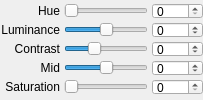
     <widget class="QWidget" name="BonkTab">
      <attribute name="title">
       <string extracomment="Tab Title, keep the order please">Options</string>
      </attribute>
      <layout class="QGridLayout" name="gridLayout_6">
       <property name="horizontalSpacing">
        <number>4</number>
       </property>
       <property name="verticalSpacing">
        <number>0</number>
       </property>
       <property name="margin">
        <number>0</number>
       </property>
       <item row="0" column="0">
        <widget class="QLabel" name="SiliconBonkH_lbl">
         <property name="minimumSize">
          <size>
           <width>60</width>
           <height>16</height>
          </size>
         </property>
         <property name="maximumSize">
          <size>
           <width>70</width>
           <height>16</height>
          </size>
         </property>
         <property name="text">
          <string>Hue</string>
         </property>
         <property name="alignment">
          <set>Qt::AlignRight|Qt::AlignTrailing|Qt::AlignVCenter</set>
         </property>
        </widget>
       </item>
       <item row="1" column="0">
        <widget class="QLabel" name="SiliconBonkL_lbl">
         <property name="minimumSize">
          <size>
           <width>60</width>
           <height>16</height>
          </size>
         </property>
         <property name="maximumSize">
          <size>
           <width>70</width>
           <height>16</height>
          </size>
         </property>
         <property name="text">
          <string>Luminance</string>
         </property>
         <property name="alignment">
          <set>Qt::AlignRight|Qt::AlignTrailing|Qt::AlignVCenter</set>
         </property>
        </widget>
       </item>
       <item row="0" column="2">
        <widget class="QSlider" name="SiliconBonkH_slider">
         <property name="maximumSize">
          <size>
           <width>16777215</width>
           <height>16777215</height>
          </size>
         </property>
         <property name="styleSheet">
          <string notr="true">QSlider::groove:horizontal {
    border-image: url(:/img/slider_hue.png)0 18 0 18;
}
</string>
         </property>
         <property name="maximum">
          <number>360</number>
         </property>
         <property name="orientation">
          <enum>Qt::Horizontal</enum>
         </property>
         <property name="Groove" stdset="0">
          <string notr="true">0:H,0,168,168-0.2:H,72,168,168-0.4:H,144,168,168-0.6:H,206,168,168-0.8:H,288,168,168-1:H,0,168,168</string>
         </property>
        </widget>
       </item>
       <item row="1" column="2">
        <widget class="QSlider" name="SiliconBonkL_slider">
         <property name="styleSheet">
          <string notr="true">QSlider::groove:horizontal {
    border-image: url(:/img/slider_gray.png)0 18 0 18;
}</string>
         </property>
         <property name="minimum">
          <number>-100</number>
         </property>
         <property name="maximum">
          <number>100</number>
         </property>
         <property name="orientation">
          <enum>Qt::Horizontal</enum>
         </property>
        </widget>
       </item>
       <item row="0" column="3">
        <widget class="QSpinBox" name="SiliconBonkH_edit">
         <property name="minimumSize">
          <size>
           <width>40</width>
           <height>16</height>
          </size>
         </property>
         <property name="maximumSize">
          <size>
           <width>56</width>
           <height>16</height>
          </size>
         </property>
         <property name="maximum">
          <number>360</number>
         </property>
        </widget>
       </item>
       <item row="1" column="3">
        <widget class="QSpinBox" name="SiliconBonkL_edit">
         <property name="minimumSize">
          <size>
           <width>40</width>
           <height>16</height>
          </size>
         </property>
         <property name="maximumSize">
          <size>
           <width>56</width>
           <height>16</height>
          </size>
         </property>
         <property name="minimum">
          <number>-100</number>
         </property>
         <property name="maximum">
          <number>100</number>
         </property>
         <property name="singleStep">
          <number>1</number>
         </property>
        </widget>
       </item>
       <item row="2" column="0">
        <widget class="QLabel" name="SiliconBonkContrast_lbl">
         <property name="sizePolicy">
          <sizepolicy hsizetype="Maximum" vsizetype="Preferred">
           <horstretch>0</horstretch>
           <verstretch>0</verstretch>
          </sizepolicy>
         </property>
         <property name="minimumSize">
          <size>
           <width>60</width>
           <height>16</height>
          </size>
         </property>
         <property name="maximumSize">
          <size>
           <width>70</width>
           <height>16</height>
          </size>
         </property>
         <property name="text">
          <string>Contrast</string>
         </property>
         <property name="alignment">
          <set>Qt::AlignRight|Qt::AlignTrailing|Qt::AlignVCenter</set>
         </property>
        </widget>
       </item>
       <item row="2" column="2">
        <widget class="QSlider" name="SiliconBonkContrast_slider">
         <property name="minimum">
          <number>-50</number>
         </property>
         <property name="maximum">
          <number>100</number>
         </property>
         <property name="orientation">
          <enum>Qt::Horizontal</enum>
         </property>
         <property name="Groove" stdset="0">
          <string>0.029:H,0,0,127-0.047:H,0,0,120-0.11:H,0,0,120-0.128:H,0,0,135-0.191:H,0,0,135-0.209:H,0,0,112-0.272:H,0,0,112-0.29:H,0,0,143-0.353:H,0,0,143-0.371:H,0,0,104-0.434:H,0,0,104-0.452:H,0,0,151-0.515:H,0,0,151-0.533:H,0,0,96-0.596:H,0,0,96-0.614:H,0,0,159-0.614:H,0,0,159-0.677:H,0,0,159-0.695:H,0,0,88-0.758:H,0,0,88-0.776:H,0,0,167-0.839:H,0,0,167-0.857:H,0,0,80-0.92:H,0,0,80-0.938:H,0,0,175-1:H,0,0,175</string>
         </property>
        </widget>
       </item>
       <item row="2" column="3">
        <widget class="QSpinBox" name="SiliconBonkContrast_edit">
         <property name="minimumSize">
          <size>
           <width>40</width>
           <height>16</height>
          </size>
         </property>
         <property name="maximumSize">
          <size>
           <width>56</width>
           <height>16</height>
          </size>
         </property>
         <property name="minimum">
          <number>-50</number>
         </property>
         <property name="maximum">
          <number>100</number>
         </property>
        </widget>
       </item>
       <item row="3" column="0">
        <widget class="QLabel" name="SiliconBonkMid_lbl">
         <property name="minimumSize">
          <size>
           <width>60</width>
           <height>0</height>
          </size>
         </property>
         <property name="maximumSize">
          <size>
           <width>70</width>
           <height>16</height>
          </size>
         </property>
         <property name="text">
          <string>Mid</string>
         </property>
         <property name="alignment">
          <set>Qt::AlignRight|Qt::AlignTrailing|Qt::AlignVCenter</set>
         </property>
        </widget>
       </item>
       <item row="3" column="3">
        <widget class="QSpinBox" name="SiliconBonkMid_edit">
         <property name="minimumSize">
          <size>
           <width>40</width>
           <height>16</height>
          </size>
         </property>
         <property name="maximumSize">
          <size>
           <width>56</width>
           <height>16</height>
          </size>
         </property>
         <property name="minimum">
          <number>-100</number>
         </property>
         <property name="maximum">
          <number>100</number>
         </property>
        </widget>
       </item>
       <item row="3" column="2">
        <widget class="QSlider" name="SiliconBonkMid_slider">
         <property name="styleSheet">
          <string notr="true">QSlider::groove:horizontal {
    border-image: url(:/img/slider_gray.png)0 18 0 18;
}</string>
         </property>
         <property name="minimum">
          <number>-100</number>
         </property>
         <property name="maximum">
          <number>100</number>
         </property>
         <property name="orientation">
          <enum>Qt::Horizontal</enum>
         </property>
        </widget>
       </item>
       <item row="4" column="3">
        <widget class="QSpinBox" name="SiliconBonkSat_edit">
         <property name="minimumSize">
          <size>
           <width>40</width>
           <height>16</height>
          </size>
         </property>
         <property name="maximumSize">
          <size>
           <width>56</width>
           <height>16</height>
          </size>
         </property>
         <property name="maximum">
          <number>200</number>
         </property>
        </widget>
       </item>
       <item row="4" column="0">
        <widget class="QLabel" name="SiliconBonkSat_lbl">
         <property name="minimumSize">
          <size>
           <width>60</width>
           <height>16</height>
          </size>
         </property>
         <property name="maximumSize">
          <size>
           <width>70</width>
           <height>16</height>
          </size>
         </property>
         <property name="text">
          <string>Saturation</string>
         </property>
         <property name="alignment">
          <set>Qt::AlignRight|Qt::AlignTrailing|Qt::AlignVCenter</set>
         </property>
        </widget>
       </item>
       <item row="4" column="2">
        <widget class="QSlider" name="SiliconBonkSat_slider">
         <property name="styleSheet">
          <string notr="true">QSlider::groove:horizontal {
    border-image: url(:/img/slider_sat.png)0 18 0 18;
}</string>
         </property>
         <property name="maximum">
          <number>200</number>
         </property>
         <property name="orientation">
          <enum>Qt::Horizontal</enum>
         </property>
         <property name="Groove" stdset="0">
          <string>0:H,0,20,150-0.025:H,15,25,155-0.05:H,30,30,155-0.075:H,55,35,150-0.1:H,80,40,150-0.125:H,105,45,155-0.15:H,130,50,155-0.175:H,155,55,150-0.2:H,180,60,150-0.225:H,205,65,155-0.25:H,230,70,155-0.275:H,245,75,150-0.3:H,4,80,150-0.325:H,19,85,155-0.35:H,34,90,155-0.375:H,59,95,150-0.4:H,84,100,150-0.425:H,109,105,155-0.45:H,134,110,155-0.45:H,134,110,155-0.475:H,159,115,150-0.5:H,184,120,150-0.525:H,209,125,155-0.55:H,224,130,155-0.575:H,239,135,150-0.6:H,254,140,150-0.625:H,13,145,155-0.65:H,38,150,155-0.675:H,63,155,150-0.7:H,88,160,150-0.725:H,113,165,155-0.75:H,138,170,155-0.775:H,163,175,150-0.8:H,188,180,150-0.825:H,203,185,155-0.85:H,218,190,155-0.875:H,233,195,150-0.9:H,248,200,150-0.925:H,17,205,155-0.950000000000001:H,42,210,155-0.975000000000001:H,67,215,150-1:H,92,220,150</string>
         </property>
        </widget>
       </item>
      </layout>
     </widget>
